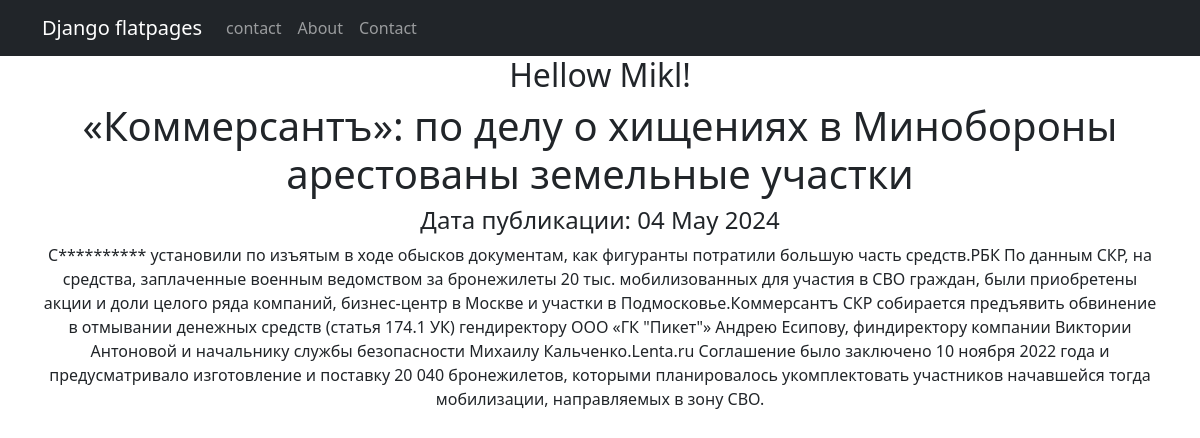
Screenshot of /news/1 with the database file from the repository.
### news/models.py (models this page shows, shortened)
class Post(models.Model):
    autor = models.ForeignKey(Author, on_delete=models.CASCADE)
    position = models.CharField(max_length=2, choices=POSITIONS, default=news)
    dataCreate = models.DateTimeField(auto_now_add=True)
    postCategory = models.ManyToManyField(Category, through="PostCategory")
    title = models.CharField(max_length=128)
    text = models.TextField()
    rating = models.SmallIntegerField(default=0)

### news/views.py (the view)
# urls.py: path('<int:pk>', PostDetal.as_view())
class PostDetal(DetailView):
    model = Post
    template_name = 'post.html'
    context_object_name = 'post'

### news/templatetags/custom_filters.py (called while the page is built)
@register.filter()
def censor(text):
    censored_words = ('хищениях', 'следователи', 'добавила', 'завершил', 'информацию')
    for i in text.split():
        if i.lower() in censored_words:
            text = text.replace(i, f"{i[0]}{'*' * (len(i) - 1)}")
    return text

### templates/post.html (shortened to what this page needs)
{% extends 'flatpages/default.html' %}
{% load custom_filters %}
{% block content%}
    <h1>{{ post.title }}</h1>
    <h4>Дата публикации: {{ post.dataCreate|date:'d M Y' }}</h4>
    {{ post.text| censor }}
{% endblock content %}

### rows the page displays
Post: title "«Коммерсантъ»: по делу о хищениях в Минобороны арестованы земельные участки", dataCreate "04 May 2024", text|censor "С********** установили по изъятым в ходе обысков документам, как фигуранты потратили большую часть средств.РБК По данным СКР, на средства, заплаченные военным ведомством за бронежилеты 20 тыс. мобилизованных для участия в СВО граждан, были приобретены акции и доли целого ряда компаний, бизнес-центр в Москве и участки в Подмосковье.Коммерсантъ СКР собирается предъявить обвинение в отмывании денежных средств (статья 174.1 УК) гендиректору ООО «ГК \"Пикет\"» Андрею Есипову, финдиректору компании Виктории Антоновой и начальнику службы безопасности Михаилу Кальченко.Lenta.ru Соглашение было заключено 10 ноября 2022 года и предусматривало изготовление и поставку 20 040 бронежилетов, которыми…"
